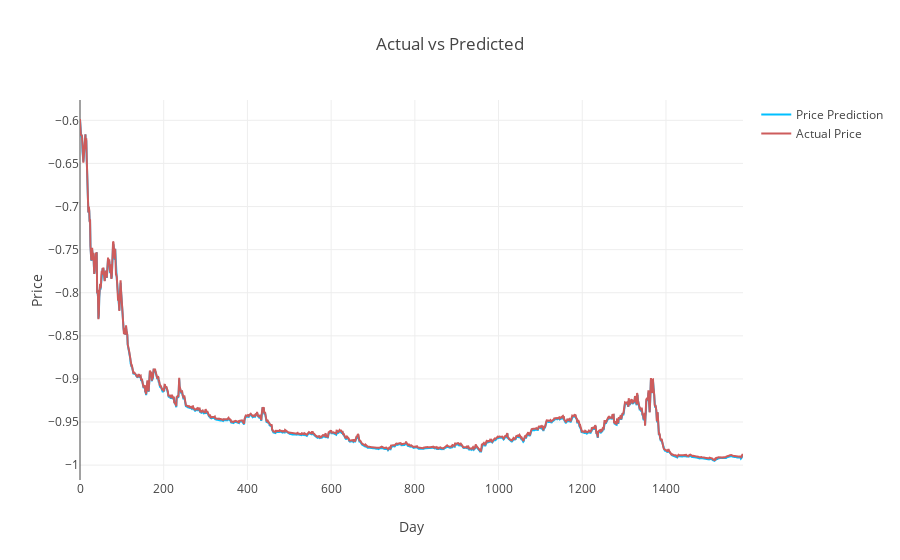

Write notebook code for a chart like this one.
### Code cell
# gru train prediciton plot
drawing(train, gru_predct_df)

### Figure 1 — Plotly figure (JSON) as saved in the notebook; plotly's stock layout.template omitted (floating-point values rounded to 4 significant figures; data arrays with more than 128 entries replaced by an {"elided": "..."} marker saying what was removed)
{"data": [{"hoverlabel": {"namelength": -1}, "line": {"color": "rgb(0, 191, 255)", "width": 2}, "mode": "lines", "name": "Price Prediction", "type": "scatter", "x": {"elided": "1585 int values"}, "y": {"elided": "1585 float values"}}, {"line": {"color": "rgb(205, 92, 92)", "width": 2}, "mode": "lines", "name": "Actual Price", "type": "scatter", "x": {"elided": "1587 int values"}, "y": {"elided": "1585 float values"}}], "layout": {"title": "Actual vs Predicted", "xaxis": {"title": "Day"}, "yaxis": {"title": "Price"}}}
